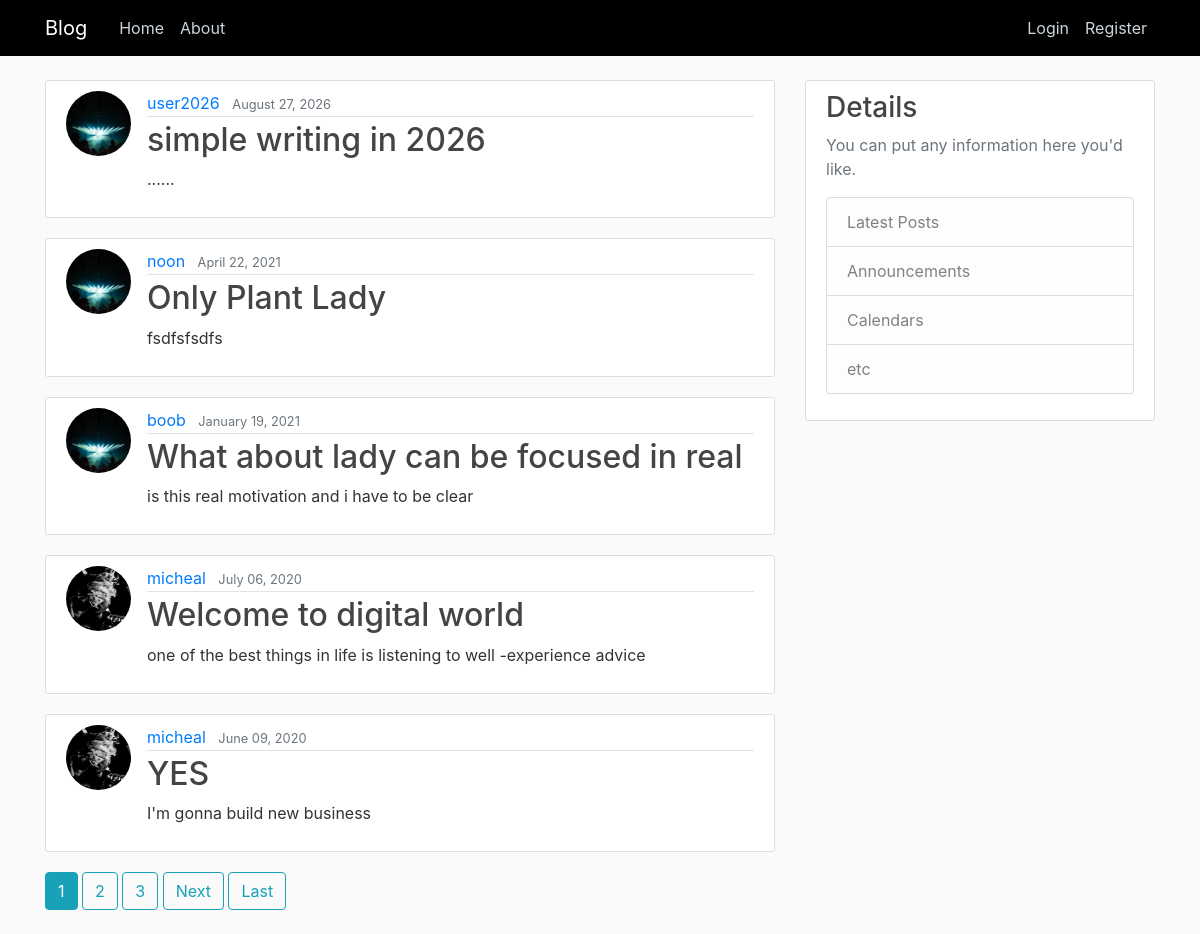
The page / on the database its author committed.
### blog/models.py (models this page shows, shortened)
class Post(models.Model):
    title= models.CharField(max_length=100)
    content = models.TextField()
    date_posted = models.DateTimeField(default=timezone.now)
    author = models.ForeignKey(User, on_delete=models.CASCADE)

### users/models.py (models this page shows, shortened)
class Profile(models.Model):
   user = models.OneToOneField(User, on_delete=models.CASCADE)
   image = models.ImageField(default='default.jpg', upload_to='profile_pics')

### blog/views.py (the view)
# urls.py: path('', PostListView.as_view(), name='blog-home'),
class PostListView(ListView):
    model = Post
    template_name = 'blog/home.html' # <app>/<model>_<viewtype.html>
    context_object_name = 'posts'
    ordering = ['-date_posted']
    paginate_by = 5

### blog/templates/blog/home.html (shortened to what this page needs)
{% extends "blog/base.html" %}
{% block content %}
   {% for post in posts %}
       <article class="media content-section">
        <img class="rounded-circle article-img" src="{{ post.author.profile.image.url }}">
          <div class="media-body">
            <div class="article-metadata">
              <a class="mr-2" href="{% url 'user-posts' post.author.username %}">{{ post.author }}</a>
              <small class="text-muted">{{ post.date_posted |date:"F d, Y"  }}</small>
            </div>
            <h2><a class="article-title" href="{% url 'post-detail' post.id %}">{{ post.title }}</a></h2>
            <p class="article-content">{{ post.content }}</p>
          </div>
        </article>
   {% endfor %}
   {% if is_paginated %}
      {% for num in page_obj.paginator.page_range %}
        {% if page_obj.number == num %}
          <a class="btn btn-info mb-4" href="?page={{ num }}">{{ num }}</a>
        {% elif num > page_obj.number|add:'-3' and num < page_obj.number|add:'3' %}
          <a class="btn btn-outline-info mb-4" href="?page={{ num }}">{{ num }}</a>
        {% endif %}
      {% endfor %}
      {% if page_obj.has_next %}
        <a class="btn btn-outline-info mb-4" href="?page={{ page_obj.next_page_number }}">Next</a>
        <a class="btn btn-outline-info mb-4" href="?page={{ page_obj.paginator.num_pages }}">Last</a>
      {% endif %}
   {% endif %}
{% endblock content %}

### blog/templates/blog/base.html (shortened to what this page needs)
{% load static %}
<html>
<head>
    <link rel="stylesheet" href="https://maxcdn.bootstrapcdn.com/bootstrap/4.0.0/css/bootstrap.min.css">
    <link rel="stylesheet" type="text/css" href="{% static 'blog/main.css' %}">
</head>
<body>
    <header class="site-header">
      <nav class="navbar navbar-expand-md navbar-dark bg-steel fixed-top" >
        <div class="container" >
          <a  class="navbar-brand mr-4" href="/"> Blog</a>
          <div class="collapse navbar-collapse" id="navbarToggle">
            <div class="navbar-nav mr-auto">
              <a class="nav-item nav-link" href="{% url 'blog-home' %}">Home</a>
              <a class="nav-item nav-link" href="{% url 'blog-about' %}">About</a>
            </div>
            <div class="navbar-nav">
              {% if user.is_authenticated %}
                <a class="nav-item nav-link" href="{% url 'post-create' %}">New Post</a>
                <a class="nav-item nav-link" href="{% url 'profile' %}">Profile</a>
                <a class="nav-item nav-link" href="{% url 'logout' %}">LogOut</a>
              {% else %}
                <a class="nav-item nav-link" href="{% url 'login' %}">Login</a>
                <a class="nav-item nav-link" href="{% url 'register' %}">Register</a>
              {% endif %}
            </div>
          </div>
        </div>
      </nav>
    </header>
    <main role="main" class="container">
      <div class="row">
        <div class="col-md-8">
           {% block content %}{% endblock %}
        </div>
        <div class="col-md-4">
          <div class="content-section">
            <h3>Details</h3>
            <p class='text-muted'>You can put any information here you'd like.
              <ul class="list-group">
                <li class="list-group-item list-group-item-light">Latest Posts</li>
                <li class="list-group-item list-group-item-light">Announcements</li>
                <li class="list-group-item list-group-item-light">Calendars</li>
                <li class="list-group-item list-group-item-light">etc</li>
              </ul>
            </p>
          </div>
        </div>
      </div>
    </main>
</body>
</html>

### blog/static/blog/main.css (style rules this page uses)
body { background: #fafafa; color: #333333; margin-top: 5rem; }
h1, h2, h3, h4, h5, h6 { color: #444444; }
ul { margin: 0; }
.bg-steel { background-color: black; }
.site-header .navbar-nav .nav-link { color: #cbd5db; }
.content-section { background: #ffffff; padding: 10px 20px; border: 1px solid #dddddd; border-radius: 3px; margin-bottom: 20px; }
.article-title { color: #444444; }
.article-content { white-space: pre-line; }
.article-img { height: 65px; width: 65px; margin-right: 16px; }
.article-metadata { padding-bottom: 1px; margin-bottom: 4px; border-bottom: 1px solid #e3e3e3 }

### rows shown on the page
Post: author.profile.image (placeholder picture), author "user2026", date_posted "August 27, 2026", title "simple writing in 2026", content "......"
Post: author.profile.image (placeholder picture), author "noon", date_posted "April 22, 2021", title "Only Plant Lady", content "fsdfsfsdfs"
Post: author.profile.image (placeholder picture), author "boob", date_posted "January 19, 2021", title "What about lady can be focused in real", content "is this real motivation and i have to be clear"
Post: author.profile.image (picture), author "micheal", date_posted "July 06, 2020", title "Welcome to digital world", content "one of the best things in life is listening to well -experience advice"
Post: author.profile.image (picture), author "micheal", date_posted "June 09, 2020", title "YES", content "I'm gonna build new business"

### other values the page prints
{{ num }} "1"
{{ num }} "2" "3"
